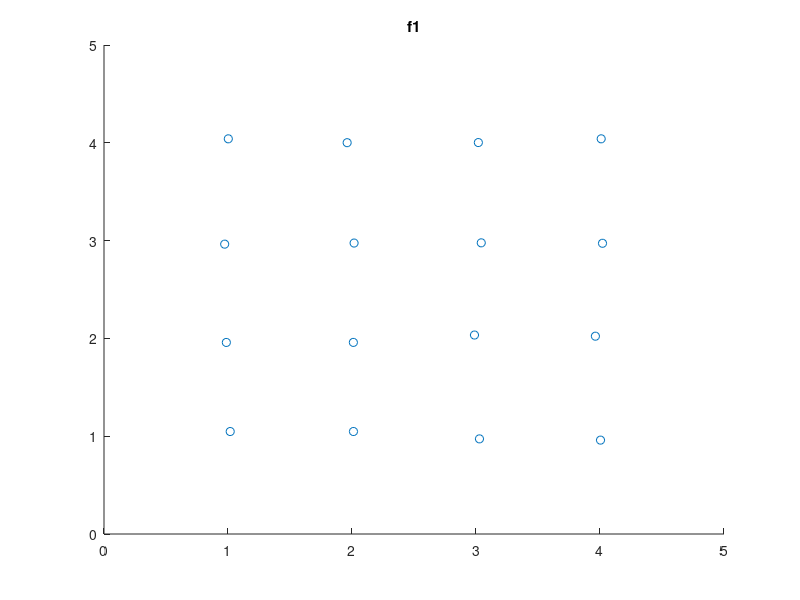
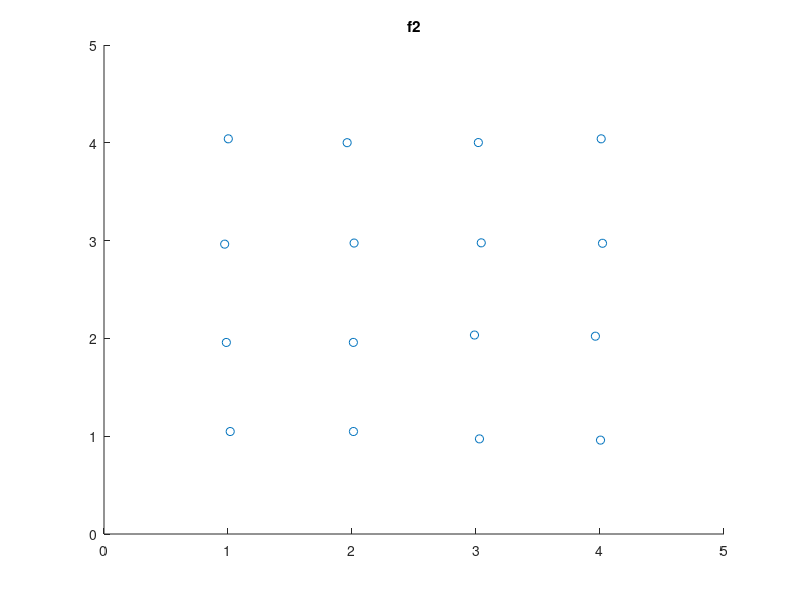

Reproduce these figures in MATLAB, in order. (Note: this script raises an error after producing the figures.)
clear all
dt = 0.1;
steps = 20;
N = 2^4;
x = zeros(N,1);
y = zeros(N,1);

iter = 0;
for i = 1:sqrt(N)
    for j = 1:sqrt(N)
        iter = iter + 1;
        x(iter) = i + rand() * .1-.05;
        y(iter) = j + rand() * (.1)-.05;
    end
end
xD = x;
yD = y;
f1 = figure;
figure(f1);
scatter(x,y);
title('f1');
f2 = figure;
figure(f2);
scatter(xD,yD);
title('f2');
pause;

den = ones(N,1);
Vx = 0;
Vy = 0;
VxD = 0;
VyD = 0;
for i = 1:steps
    dxxD = zeros(N,1);
    dyyD = zeros(N,1);
    for j = 1:N
        ind = [(1:j-1) (j+1:N)];
        rho2 = (xD(j) - xD(ind)).^2 + (yD(j) - yD(ind)).^2;
        dxxD(j) = sum(den(ind).*(xD(j) - xD(ind))./rho2);
        dyyD(j) = sum(den(ind).*(yD(j) - yD(ind))./rho2);
    end
    dxxD = dxxD/2/pi;
    dyyD = dyyD/2/pi;
    [dxx,dyy] = laplaceSLPfmm(den,x,y);
    
    VxD = VxD - dxxD*dt;
    VyD = VyD - dyyD*dt;

    xD = xD + dt*VxD;
    yD = yD + dt*VyD;
    
    Vx = Vx - dxx*dt;
    Vy = Vy - dyy*dt;

    x = x + dt*Vx;
    y = y + dt*Vy;
    
    clf;
    figure(f1);
    scatter(x,y);
    title('f1')
    figure(f2);
    scatter(xD,yD);
    title('f2');
    pause
end
